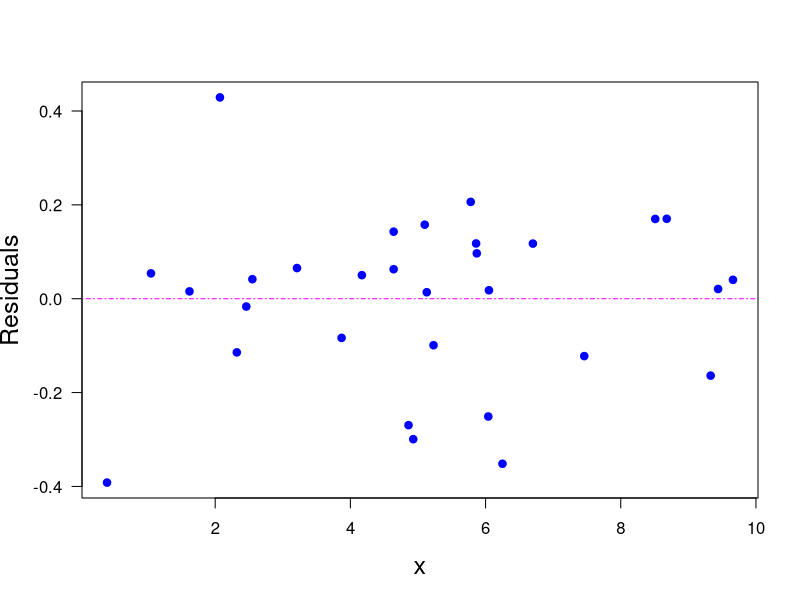

The R source for this figure:
print('file: MMnonlinearFit1Res.R')
# Michaelis-Menten: residuals of non-linear regression 
#  ---------------------------------------------------
# data: 
  x = c(0.40, 1.05, 1.62, 2.07, 2.32, 2.46, 2.55, 3.21, 3.87, 4.17, 4.64, 4.64, 
        4.86, 4.93, 5.10, 5.13,5.23, 5.78, 5.86, 5.87, 6.04, 6.05, 6.25, 6.70, 
        7.46, 8.51, 8.68, 9.33, 9.44, 9.66)
  y = c(0.36, 1.54, 1.90, 2.54, 2.10, 2.25, 2.34, 2.56, 2.56, 2.75, 2.92, 2.84,
        2.54, 2.52, 3.00, 2.86,2.76, 3.13, 3.05, 3.03, 2.70, 2.97, 2.62, 3.13, 
        2.95, 3.31, 3.32, 3.02, 3.21, 3.24)
n = length(x); print(c(n,'n sample size'))
alpha = 4 # true Vmax
beta  = 2 # true half-saturation constant K
# non-linear regression: you have to choose start values for model parameters
astart = 5; print(c(astart,'start value for alpha = Vmax'))
bstart = 3; print(c(bstart,'start value for beta = K'))
NLs = summary(nls(y ~ a*x/(x+b),start=list(a=astart,b=bstart)))
aNL = NLs$coefficients[1]; bNL = NLs$coefficients[2]
uaNL = NLs$coefficients[3]; ubNL = NLs$coefficients[4]
print(c('estimated alpha = ',round(aNL,2),'+-',round(uaNL,2)))
print(c('estimated  beta = ',round(bNL,2),'+-',round(ubNL,2)))
resNL = NLs$residuals
# png('MichaelisResNL210228.png',width=16,height=16,units='cm',res=300)
plot(x,resNL,type='p',lwd=4,col='blue',xlab='x',ylab='Residuals',las=1,cex=0.6,cex.lab=1.5)
abline(h=0,col='magenta',lty=4)
# dev.off()
